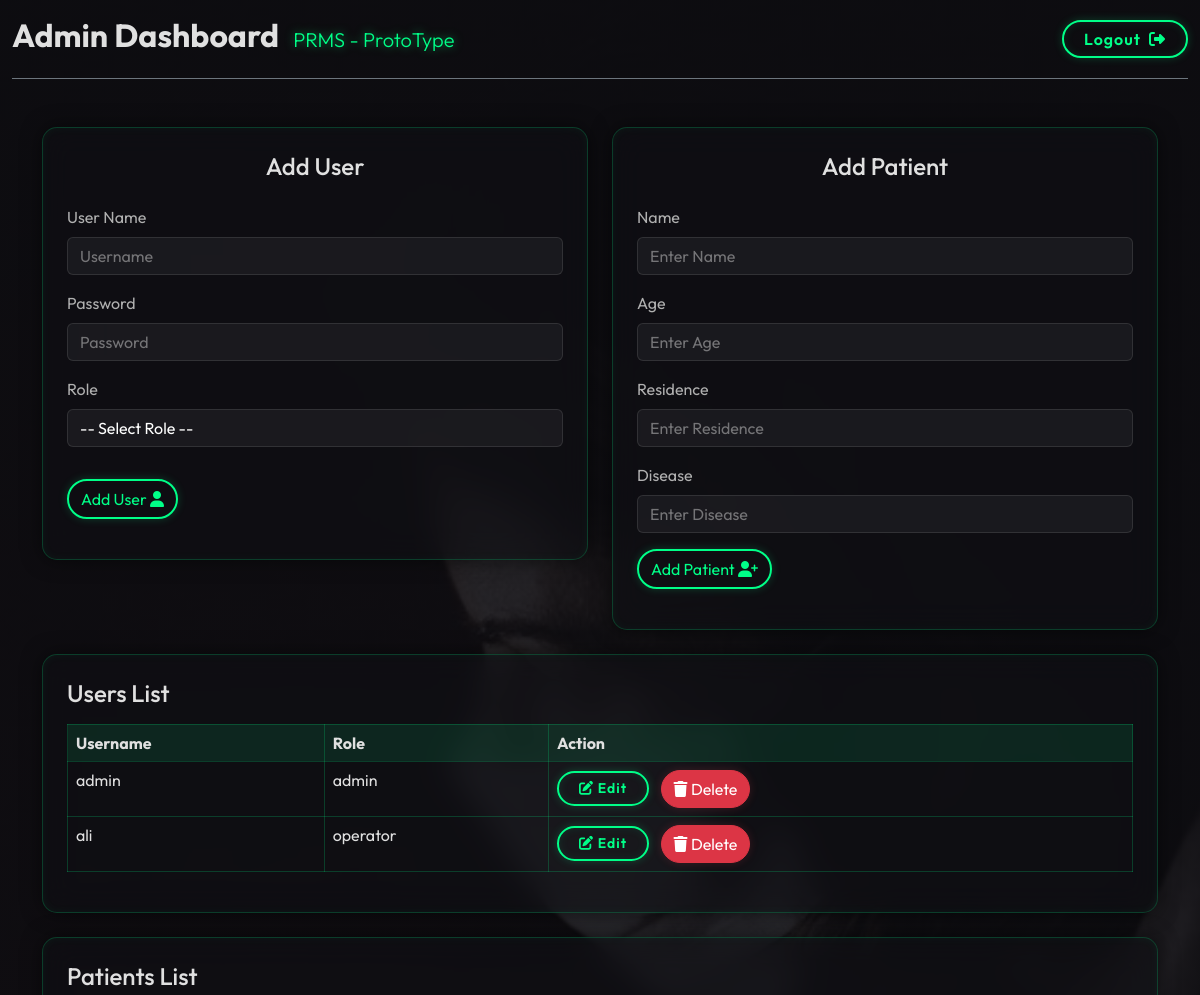
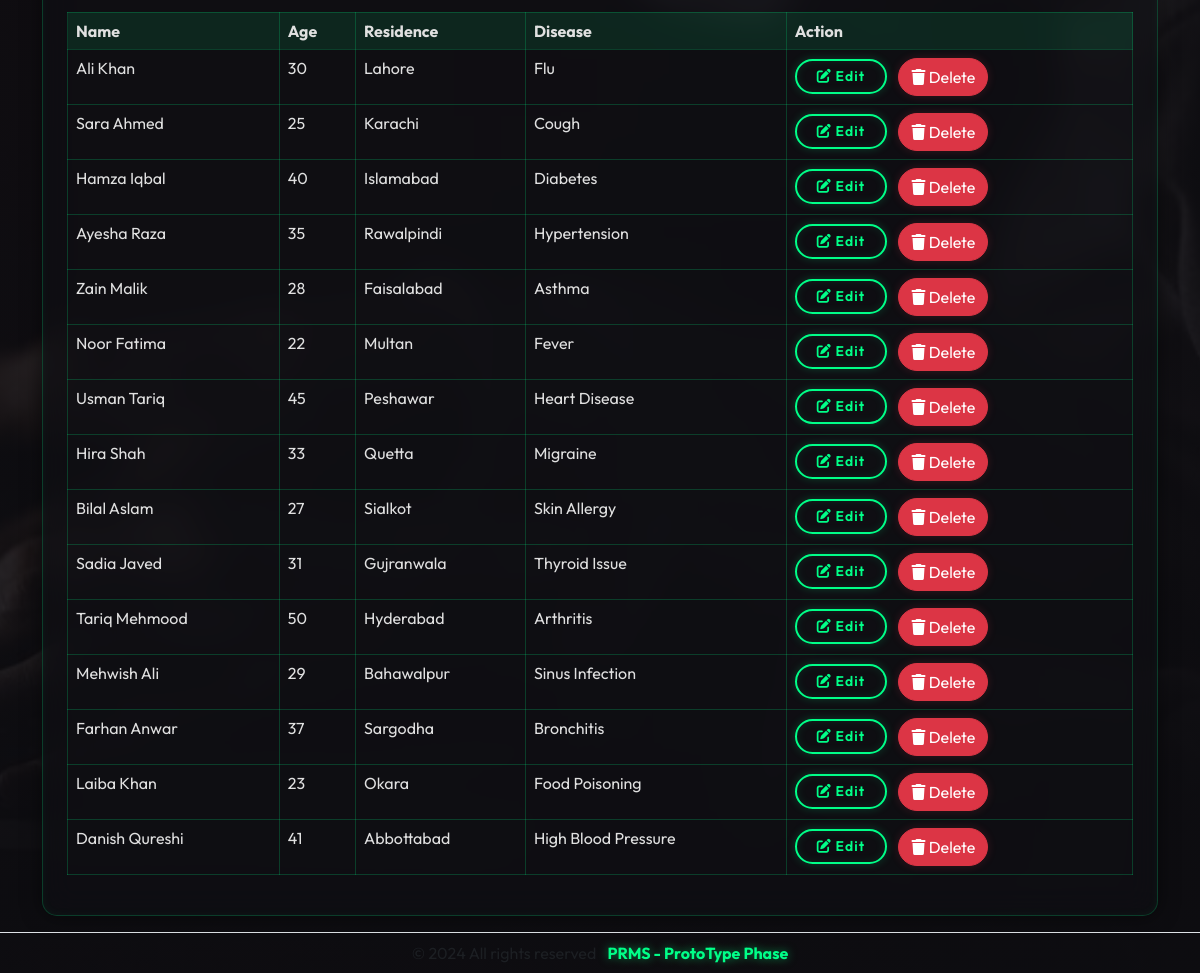
Page /admin_dashboard.php (signed in) on the committed database (2 pictures, top to bottom).
### tables this page shows
CREATE TABLE `users` (
  `id` int(11) NOT NULL,
  `username` varchar(50) NOT NULL,
  `password` varchar(255) NOT NULL,
  `role` enum('admin','operator') NOT NULL
);

CREATE TABLE `patients` (
  `id` int(11) NOT NULL,
  `name` varchar(100) NOT NULL,
  `age` int(11) NOT NULL,
  `residence` varchar(255) NOT NULL,
  `disease` varchar(255) NOT NULL,
  `created_at` timestamp NOT NULL DEFAULT current_timestamp()
);

### admin_dashboard.php (the view, shortened to what this page needs)
<?php
include "db.php";
?>
<!DOCTYPE html>
<html lang="en">
<head>
    <link href="https://cdn.jsdelivr.net/npm/bootstrap@5.3.0/dist/css/bootstrap.min.css" rel="stylesheet" />
    <link rel="stylesheet" href="https://cdnjs.cloudflare.com/ajax/libs/font-awesome/6.7.2/css/all.min.css" />
    <link rel="stylesheet" href="//cdn.datatables.net/2.2.2/css/dataTables.dataTables.min.css" />
</head>
<body>
    <div class="container-fluid">
        <div class="d-flex justify-content-between align-items-center border-bottom border-secondary py-3">
            <h2 class="text-center fw-bold">Admin Dashboard <span class="lead text-neon ms-2">PRMS - ProtoType</span></h2>
            <a href="logout.php" class="btn btn-neon">Logout <i class="fa-solid fa-right-from-bracket ms-1"></i></a>
        </div>
    </div>
    <div class="container">
        <div class="row mt-5">
            <div class="col-12 col-lg-6 col-md-6 col-sm-12">
                <div class="morphism p-4 mb-4">
                    <h4 class="mb-4 text-center">Add User</h4>
                    <form method="POST">
                        <div class="row align-items-center">
                            <div class="mb-3 col-12">
                                <label for="name" class="form-label">User Name</label>
                                <input type="text" name="username" id="name" class="form-control" placeholder="Username" required>
                            </div>
                            <div class="mb-3 col-12">
                                <label for="pwd" class="form-label">Password</label>
                                <input type="password" name="password" id="pwd" class="form-control" placeholder="Password" required>
                            </div>
                            <div class="mb-3 col-12">
                                <label for="role" class="form-label">Role</label>
                                <select name="role" class="form-select" id="role" required>
                                    <option value="" disabled selected>-- Select Role --</option>
                                </select>
                            </div>
                            <div class="mt-3 col-12">
                                <button type="submit" class="btn btn-success me-2">Add User <i class="fa-solid fa-user"></i></button>
                            </div>
                        </div>
                    </form>
                </div>
            </div>
            <div class="col-12 col-lg-6 col-md-6 col-sm-12">
                <div class="morphism p-4 mb-4">
                    <h4 class="mb-4 text-center">Add Patient</h4>
                    <form method="POST">
                        <div class="mb-3">
                            <label class="form-label">Name</label>
                            <input type="text" class="form-control" name="name" placeholder="Enter Name" required>
                        </div>
                        <div class="mb-3">
                            <label class="form-label">Age</label>
                            <input type="number" class="form-control" name="age" placeholder="Enter Age" required>
                        </div>
                        <div class="mb-3">
                            <label class="form-label">Residence</label>
                            <input type="text" class="form-control" name="residence" placeholder="Enter Residence" required>
                        </div>
                        <div class="mb-3">
                            <label class="form-label">Disease</label>
                            <input type="text" class="form-control" name="disease" placeholder="Enter Disease" required>
                        </div>
                        <button type="submit" class="btn btn-success">Add Patient <i class="fa-solid fa-user-plus"></i></button>
                    </form>
                </div>
            </div>
        </div>
        <div class="row">
            <div class="col-12 col-lg-12 col-md-6 col-sm-12">
                <div class="morphism p-4 mb-4">
                    <h4 class="mb-3">Users List</h4>
                    <table class="table table-bordered myTable">
                        <thead class="table-dark">
                            <tr>
                                <th>Username</th>
                                <th>Role</th>
                                <th>Action</th>
                            </tr>
                        </thead>
                        <tbody>
                            <?php
                            $result = $conn->query("SELECT * FROM users");
                            while ($row = $result->fetch_assoc()) {
                                echo "
        <tr>
            <td>{$row['username']}</td>
            <td>{$row['role']}</td>
            <td>
                <a href='#' class='btn btn-neon btn-sm edit-user-btn me-2'
                    data-id='{$row['id']}'
                    data-role='{$row['role']}'
                    data-bs-toggle='modal'
                    data-bs-target='#editModalRole'>
                    <i class='fa-solid fa-pen-to-square'></i> Edit
                </a>
                <a href='delete_user.php?id={$row['id']}' class='btn btn-danger'>
                    <i class='fa-solid fa-trash'></i> Delete
                </a>
            </td>
        </tr>";
                            }
                            ?>
                        </tbody>
                    </table>
                </div>
            </div>
            <div class="col-12 col-lg-12 col-md-6 col-sm-12">
                <div class="morphism p-4">
                    <h4 class="mb-3">Patients List</h4>
                    <table class="table table-bordered myTable">
                        <thead class="table-dark">
                            <tr>
                                <th>Name</th>
                                <th>Age</th>
                                <th>Residence</th>
                                <th>Disease</th>
                                <th>Action</th>
                            </tr>
                        </thead>
                        <tbody>
                            <?php
                            $result = $conn->query("SELECT * FROM patients");
                            while ($row = $result->fetch_assoc()) {
                                echo "<tr>
                            <td>{$row['name']}</td>
                            <td>{$row['age']}</td>
                            <td>{$row['residence']}</td>
                            <td>{$row['disease']}</td>
                            <td>
                                <a href='#' class='btn btn-neon btn-sm edit-btn me-2'
                                   data-id='{$row['id']}'
                                   data-name='{$row['name']}'
                                   data-age='{$row['age']}'
                                   data-residence='{$row['residence']}'
                                   data-disease='{$row['disease']}'
                                   data-bs-toggle='modal' data-bs-target='#editModal'>
                                   <i class='fa-solid fa-pen-to-square'></i> Edit
                                </a>
                                <a href='delete_patient.php?id={$row['id']}' class='btn btn-danger'>
                                    <i class='fa-solid fa-trash'></i> Delete
                                </a>
                            </td>
                        </tr>";
                            }
                            ?>
                        </tbody>
                    </table>
                </div>
            </div>
        </div>
    </div>
    <footer class="border-top border-1 mt-3">
        <div class="container py-2 text-center">
            <p class="mb-0 text-muted">&copy; 2024 All rights reserved <b class="text-neon ms-2">PRMS - ProtoType Phase</b></p>
        </div>
    </footer>
</body>
</html>

### admin_dashboard.php (style rules this page uses)
:root { --neon-green: #00ff88; --dark-bg: #0a0a0f; }
body { font-family: 'Outfit', sans-serif; background-image: linear-gradient(rgba(10, 10, 15, 0.85), rgba(10, 10, 15, 0.85)), url('background-1.png'); background-size: cover; background-position: center; background-attachment: fixed; height: 100vh; color: #e0e0e0 !important; }
.morphism { background: rgba(15, 15, 20, 0.6); backdrop-filter: blur(15px); border: 1px solid rgba(0, 255, 136, 0.2); border-radius: 15px; padding: 25px; box-shadow: 0 0 20px rgba(0, 0, 0, 0.5), inset 0 0 10px rgba(0, 255, 136, 0.05); }
.text-neon { color: var(--neon-green) !important; text-shadow: 0 0 10px rgba(0, 255, 136, 0.5); }
.table { background: transparent !important; border-collapse: collapse; color: #e0e0e0 !important; }
.table th, .table td { background: transparent !important; border: 1px solid rgba(0, 255, 136, 0.2); color: #e0e0e0 !important; }
.table-dark { background: rgba(0, 255, 136, 0.1) !important; }
label { color: #b0b0b0; }
.form-control, .form-select, .modal-body input, .modal-body select { background: rgba(255, 255, 255, 0.05); border: 1px solid rgba(255, 255, 255, 0.1); color: white; transition: all 0.3s ease; }
.form-select option { background: var(--dark-bg); color: white; }
.form-control::placeholder, .modal-body input::placeholder { color: rgba(255, 255, 255, 0.4); }
.btn-neon { background: transparent; color: var(--neon-green); border: 2px solid var(--neon-green); box-shadow: 0 0 10px rgba(0, 255, 136, 0.2), inset 0 0 10px rgba(0, 255, 136, 0.1); transition: all 0.3s ease; font-weight: 600; letter-spacing: 1px; border-radius: 30px; padding: 5px 20px; text-decoration: none; display: inline-block; }
.btn-danger { border-radius: 30px; box-shadow: 0 0 10px rgba(220, 53, 69, 0.2); }
.btn-success { border-radius: 30px; background: transparent; color: #00ff88; border: 2px solid #00ff88; box-shadow: 0 0 10px rgba(0, 255, 136, 0.2); transition: all 0.3s ease; }

### rows in the picture
users: username "admin", role "admin"
users: username "ali", role "operator"
patients: name "Ali Khan", age "30", residence "Lahore", disease "Flu"
patients: name "Sara Ahmed", age "25", residence "Karachi", disease "Cough"
patients: name "Hamza Iqbal", age "40", residence "Islamabad", disease "Diabetes"
patients: name "Ayesha Raza", age "35", residence "Rawalpindi", disease "Hypertension"
patients: name "Zain Malik", age "28", residence "Faisalabad", disease "Asthma"
patients: name "Noor Fatima", age "22", residence "Multan", disease "Fever"
patients: name "Usman Tariq", age "45", residence "Peshawar", disease "Heart Disease"
patients: name "Hira Shah", age "33", residence "Quetta", disease "Migraine"
patients: name "Bilal Aslam", age "27", residence "Sialkot", disease "Skin Allergy"
patients: name "Sadia Javed", age "31", residence "Gujranwala", disease "Thyroid Issue"
patients: name "Tariq Mehmood", age "50", residence "Hyderabad", disease "Arthritis"
patients: name "Mehwish Ali", age "29", residence "Bahawalpur", disease "Sinus Infection"
patients: name "Farhan Anwar", age "37", residence "Sargodha", disease "Bronchitis"
patients: name "Laiba Khan", age "23", residence "Okara", disease "Food Poisoning"
patients: name "Danish Qureshi", age "41", residence "Abbottabad", disease "High Blood Pressure"
